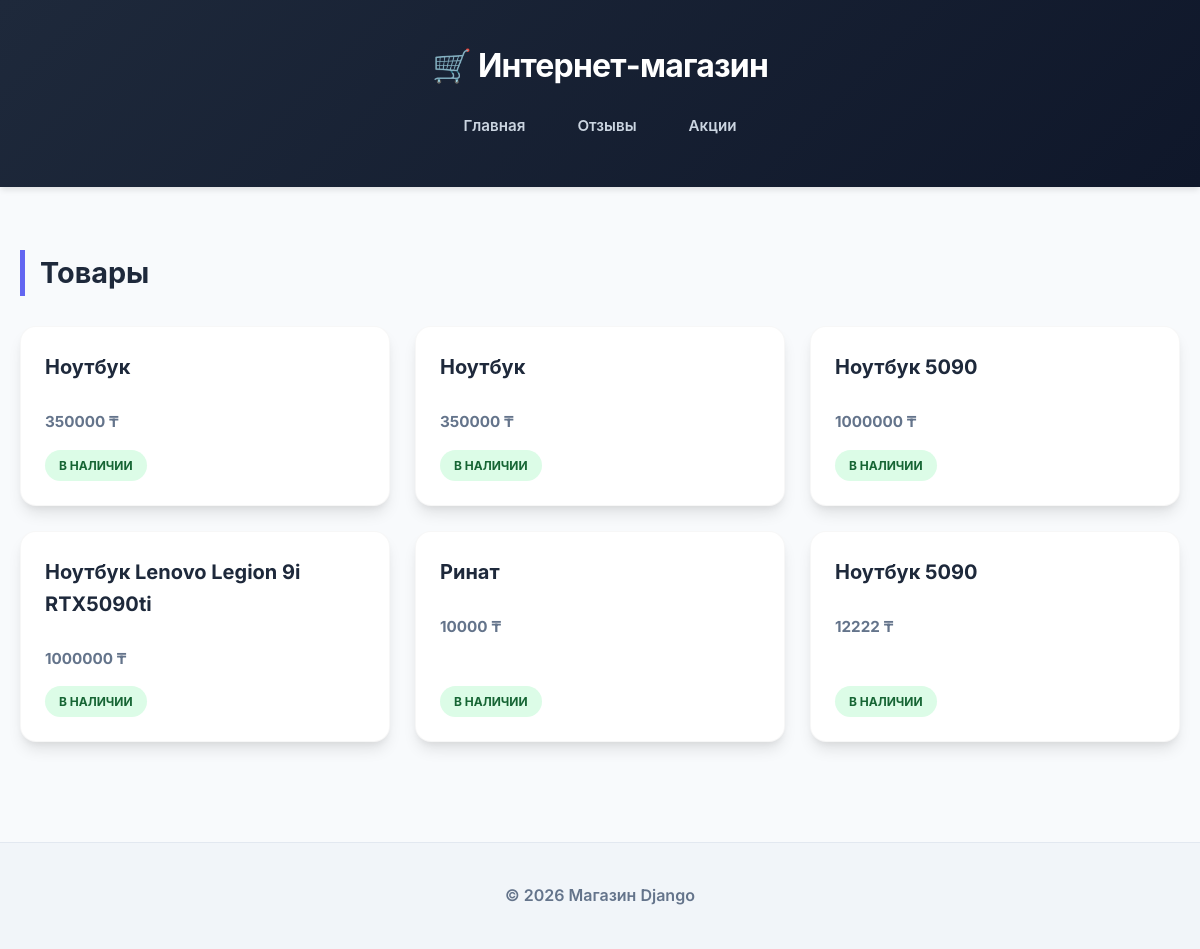
The page / on the database its author committed.
### store/models.py (models this page shows, shortened)
class Product(models.Model):
    name = models.CharField(max_length=100)
    price = models.IntegerField()

### store/views.py (the view)
# urls.py: path('', views.index, name='index'),
def index(request):
    products = Product.objects.all()
    return render(request, 'store/index.html', {'products': products})

### store/templates/store/index.html (shortened to what this page needs)
<!DOCTYPE html>
<html lang="ru">
<head>
    <link rel="stylesheet" href="/static/style.css">
</head>
<body>
<header>
    <h1>🛒 Интернет-магазин</h1>
    <nav>
        <a href="/">Главная</a>
        <a href="/reviews/">Отзывы</a>
        <a href="/promotions/">Акции</a>
    </nav>
</header>
<div class="container">
    <h2>Товары</h2>
    <div class="grid">
        {% for p in products %}
        <div class="card">
            <h3>{{ p.name }}</h3>
            <p class="price">{{ p.price }} ₸</p>
            <span class="badge">В наличии</span>
        </div>
        {% empty %}
        <p>Товары отсутствуют</p>
        {% endfor %}
    </div>
</div>
<div class="footer">
    © 2026 Магазин Django
</div>
</body>
</html>

### static/style.css (style rules this page uses)
:root { --primary: #6366f1; --primary-hover: #4f46e5; --bg-body: #f8fafc; --text-main: #1e293b; --text-muted: #64748b; --white: #ffffff; --card-shadow: 0 10px 15px -3px rgba(0, 0, 0, 0.1), 0 4px 6px -2px rgba(0, 0, 0, 0.05); }
* { box-sizing: border-box; font-family: 'Inter', -apple-system, BlinkMacSystemFont, "Segoe UI", Roboto, sans-serif; }
body { margin: 0; background-color: var(--bg-body); color: var(--text-main); line-height: 1.6; }
header { background: linear-gradient(135deg, #1e293b 0%, #0f172a 100%); color: white; padding: 40px 20px; text-align: center; box-shadow: 0 4px 6px -1px rgba(0, 0, 0, 0.1); }
header h1 { margin: 0 0 15px 0; font-size: 2rem; font-weight: 700; letter-spacing: -0.025em; }
nav { display: flex; justify-content: center; gap: 20px; }
nav a { color: #cbd5e1; text-decoration: none; font-weight: 600; font-size: 0.95rem; transition: all 0.3s ease; padding: 8px 16px; border-radius: 8px; }
.container { max-width: 1200px; margin: 0 auto; padding: 40px 20px; }
h2 { font-size: 1.8rem; margin-bottom: 30px; border-left: 5px solid var(--primary); padding-left: 15px; }
.grid { display: grid; grid-template-columns: repeat(auto-fill, minmax(280px, 1fr)); gap: 25px; }
.card { background: var(--white); padding: 24px; border-radius: 16px; box-shadow: var(--card-shadow); transition: transform 0.3s ease, box-shadow 0.3s ease; border: 1px solid rgba(0,0,0,0.03); display: flex; flex-direction: column; }
.card h3 { margin: 0 0 12px 0; font-size: 1.25rem; color: var(--text-main); }
.card p { color: var(--text-muted); font-size: 0.95rem; flex-grow: 1; }
.price { color: var(--primary); font-weight: 700; font-size: 1.4rem; margin: 15px 0; }
.badge { display: inline-block; background: #dcfce7; color: #166534; padding: 6px 14px; border-radius: 99px; font-size: 0.75rem; font-weight: 700; text-transform: uppercase; align-self: flex-start; }
.footer { text-align: center; padding: 40px 20px; background: #f1f5f9; color: var(--text-muted); margin-top: 60px; border-top: 1px solid #e2e8f0; font-weight: 600; }

### rows shown on the page
Product: name "Ноутбук", price "350000"
Product: name "Ноутбук", price "350000"
Product: name "Ноутбук 5090", price "1000000"
Product: name "Ноутбук Lenovo Legion 9i RTX5090ti", price "1000000"
Product: name "Ринат", price "10000"
Product: name "Ноутбук 5090", price "12222"
